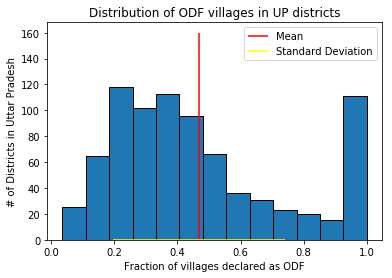

Write the Python code that produced this figure.
import numpy as np                                          #importing numpy for arrays
import pandas as pd                                         #importing pandas to read files
import matplotlib.pyplot as plt
import math
As2_data = pd.read_excel("swachhbharat.xlsx", "Sheet 0")    #  reading the excel file as a pandas array
As2_UP = np.array                                           # creating a numpy array to work with
As2_UP = As2_data[As2_data['StateName']=='Uttar Pradesh']   # reading the data rows corressponding to Uttar Pradesh into the numpy array
UP_data = np.array                                          # creating a new numoy array
UP_data = np.vstack([As2_UP['TotalVillage'], As2_UP['TotalODFVillage']])          # isolating just the columns needed - total villages and ODF villages
UP = []                                                     # new array to store the fractional values
l = len(UP_data[0])
for i in range(l):                                           # loop to compute the fractional value and store it in UP (if the fraction is defined)
    if UP_data[1,i] !=0:
        UP.append(UP_data[1,i]/UP_data[0,i])
    else:
        UP.append(0)
UP_l = len(UP)                  
sum_UP = 0
for k in UP:                                                # loop to sum up the fractions and calculate mean 
    sum_UP  += k
mean = sum_UP/UP_l
Sum_UP = 0                                                  # loop to sum up the square of the diffrences
for t in UP:
    Sum_UP += math.pow((mean - t), 2)
Var_UP = Sum_UP/(UP_l - 1)                                  #calculating variance and hence standard deviation
stdd = math.sqrt(Var_UP)
plt.figure(1)                                               #plotting the histogram with standard deviation and mean marked
plt.hist(UP, bins = 'auto', edgecolor = 'black')            # auto function is used as last assignment
plt.vlines(x = mean, ymin = 0, ymax = 160, colors = 'red', label = 'Mean')
plt.hlines(y = 0, xmin = mean-stdd, xmax = mean + stdd, colors = 'yellow', label = 'Standard Deviation')
plt.xlabel('Fraction of villages declared as ODF')
plt.ylabel('# of Districts in Uttar Pradesh') 
plt.title('Distribution of ODF villages in UP districts')   
plt.legend()
plt.show()  
